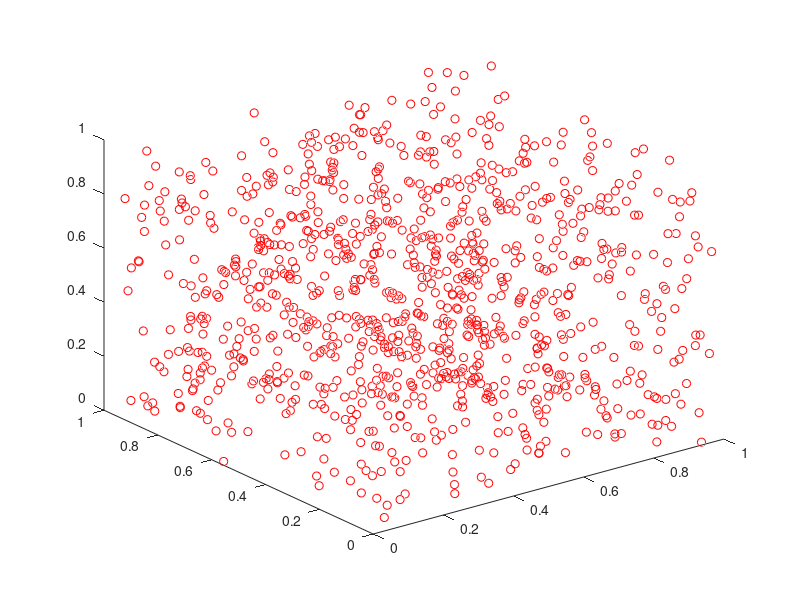
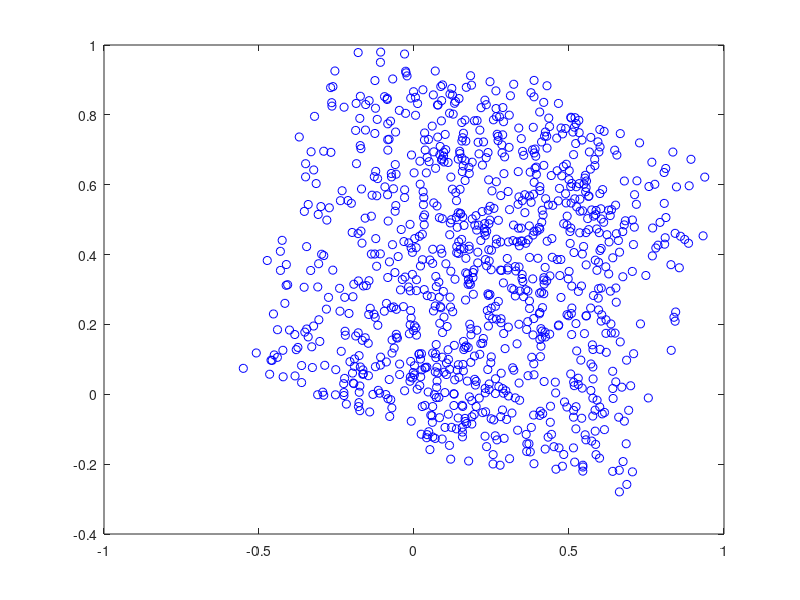

Recreate these plots in MATLAB, in order.
input_data = rand(1000,3);

%% Visualize Input Data
figure(1);
hold off;
plot3(input_data(:,1), input_data(:,2), input_data(:,3), 'ro');

%% Function PCA, input_data, out_dim
% Use this to switch methods
use_svd_method=1;

out_dim = 2;
[count in_dim] = size(input_data);

% SVD
if (use_svd_method)
    sub_input_data = (input_data - repmat(mean(input_data),count,1))/sqrt(count-1);
    [U,S,V] = svd(sub_input_data);
    % First out_dim columns as PCA bases
    pcaV = V(:,1:out_dim);
    output_data = input_data * pcaV;
else
    % EIG
    mean_input_data = mean(input_data);
    sub_input_data = input_data - repmat(mean_input_data, count,1);
    mean_mat = sub_input_data' * sub_input_data ./ (count - 1);
    cov_mat = mean_mat;
    [V D] = eig(cov_mat);
    % Last out_dim columns as PCA bases
    pcaV = V(:,in_dim - out_dim + 1: in_dim);
    output_data = input_data * pcaV;
end

%% End Function PCA

%% Visualize Output Data
figure(2);
hold off;
plot(output_data(:,1), output_data(:,2), 'bo');

